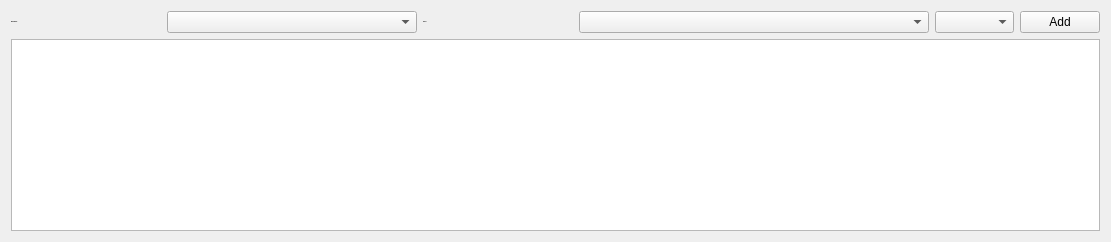
         <widget class="QWidget" name="tab_2">
          <attribute name="title">
           <string>References</string>
          </attribute>
          <layout class="QVBoxLayout" name="verticalLayout_7">
           <item>
            <layout class="QHBoxLayout" name="horizontalLayout_21">
             <item>
              <widget class="QLabel" name="label_18">
               <property name="minimumSize">
                <size>
                 <width>150</width>
                 <height>0</height>
                </size>
               </property>
               <property name="maximumSize">
                <size>
                 <width>150</width>
                 <height>16777215</height>
                </size>
               </property>
               <property name="font">
                <font>
                 <pointsize>-1</pointsize>
                 <weight>75</weight>
                 <bold>true</bold>
                </font>
               </property>
               <property name="text">
                <string>Risk Number:</string>
               </property>
              </widget>
             </item>
             <item>
              <widget class="QComboBox" name="rsk_no_combo">
               <property name="minimumSize">
                <size>
                 <width>250</width>
                 <height>0</height>
                </size>
               </property>
               <property name="maximumSize">
                <size>
                 <width>250</width>
                 <height>16777215</height>
                </size>
               </property>
               <item>
                <property name="text">
                 <string/>
                </property>
               </item>
              </widget>
             </item>
             <item>
              <widget class="QLabel" name="label_17">
               <property name="minimumSize">
                <size>
                 <width>150</width>
                 <height>0</height>
                </size>
               </property>
               <property name="maximumSize">
                <size>
                 <width>150</width>
                 <height>16777215</height>
                </size>
               </property>
               <property name="font">
                <font>
                 <pointsize>-1</pointsize>
                 <weight>75</weight>
                 <bold>true</bold>
                </font>
               </property>
               <property name="text">
                <string>Source:</string>
               </property>
              </widget>
             </item>
             <item>
              <widget class="QComboBox" name="source_combo">
               <property name="minimumSize">
                <size>
                 <width>350</width>
                 <height>0</height>
                </size>
               </property>
               <property name="maximumSize">
                <size>
                 <width>350</width>
                 <height>16777215</height>
                </size>
               </property>
               <property name="font">
                <font>
                 <weight>75</weight>
                 <bold>true</bold>
                </font>
               </property>
              </widget>
             </item>
             <item>
              <widget class="QComboBox" name="standards_combo">
               <property name="font">
                <font>
                 <weight>75</weight>
                 <bold>true</bold>
                </font>
               </property>
              </widget>
             </item>
             <item>
              <widget class="QPushButton" name="add_source">
               <property name="minimumSize">
                <size>
                 <width>0</width>
                 <height>0</height>
                </size>
               </property>
               <property name="maximumSize">
                <size>
                 <width>150</width>
                 <height>16777215</height>
                </size>
               </property>
               <property name="text">
                <string>Add</string>
               </property>
              </widget>
             </item>
            </layout>
           </item>
           <item>
            <widget class="QListWidget" name="sources">
             <property name="font">
              <font>
               <pointsize>12</pointsize>
              </font>
             </property>
            </widget>
           </item>
          </layout>
         </widget>
